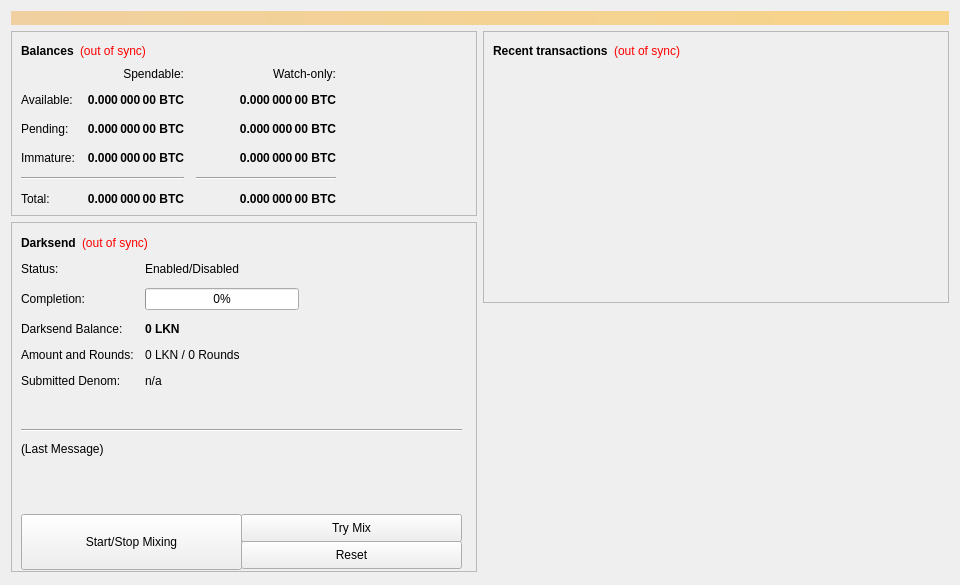
<?xml version="1.0" encoding="UTF-8"?>
<ui version="4.0">
 <class>OverviewPage</class>
 <widget class="QWidget" name="OverviewPage">
  <property name="geometry">
   <rect>
    <x>0</x>
    <y>0</y>
    <width>960</width>
    <height>585</height>
   </rect>
  </property>
  <property name="minimumSize">
   <size>
    <width>960</width>
    <height>0</height>
   </size>
  </property>
  <property name="windowTitle">
   <string>Form</string>
  </property>
  <layout class="QVBoxLayout" name="topLayout">
   <item>
    <widget class="QLabel" name="labelAlerts">
     <property name="visible">
      <bool>false</bool>
     </property>
     <property name="styleSheet">
      <string notr="true">background-color: qlineargradient(x1: 0, y1: 0, x2: 1, y2: 0, stop:0 #F0D0A0, stop:1 #F8D488); color:#000000;</string>
     </property>
     <property name="wordWrap">
      <bool>true</bool>
     </property>
     <property name="margin">
      <number>3</number>
     </property>
    </widget>
   </item>
   <item>
    <layout class="QHBoxLayout" name="horizontalLayout" stretch="1,1">
     <item>
      <layout class="QVBoxLayout" name="verticalLayout_2">
       <item>
        <widget class="QFrame" name="frame">
         <property name="frameShape">
          <enum>QFrame::StyledPanel</enum>
         </property>
         <property name="frameShadow">
          <enum>QFrame::Raised</enum>
         </property>
         <layout class="QVBoxLayout" name="verticalLayout_4">
          <item>
           <layout class="QHBoxLayout" name="horizontalLayout_4">
            <item>
             <widget class="QLabel" name="label_5">
              <property name="font">
               <font>
                <weight>75</weight>
                <bold>true</bold>
               </font>
              </property>
              <property name="text">
               <string>Balances</string>
              </property>
             </widget>
            </item>
            <item>
             <widget class="QLabel" name="labelWalletStatus">
              <property name="cursor">
               <cursorShape>WhatsThisCursor</cursorShape>
              </property>
              <property name="toolTip">
               <string>The displayed information may be out of date. Your wallet automatically synchronizes with the Lkcoin network after a connection is established, but this process has not completed yet.</string>
              </property>
              <property name="styleSheet">
               <string notr="true">QLabel { color: red; }</string>
              </property>
              <property name="text">
               <string notr="true">(out of sync)</string>
              </property>
              <property name="alignment">
               <set>Qt::AlignLeading|Qt::AlignLeft|Qt::AlignVCenter</set>
              </property>
             </widget>
            </item>
            <item>
             <spacer name="horizontalSpacer_3">
              <property name="orientation">
               <enum>Qt::Horizontal</enum>
              </property>
              <property name="sizeHint" stdset="0">
               <size>
                <width>40</width>
                <height>20</height>
               </size>
              </property>
             </spacer>
            </item>
           </layout>
          </item>
          <item>
           <layout class="QGridLayout" name="gridLayout">
            <property name="spacing">
             <number>12</number>
            </property>
            <item row="2" column="2">
             <widget class="QLabel" name="labelWatchPending">
              <property name="font">
               <font>
                <weight>75</weight>
                <bold>true</bold>
               </font>
              </property>
              <property name="cursor">
               <cursorShape>IBeamCursor</cursorShape>
              </property>
              <property name="toolTip">
               <string>Unconfirmed transactions to watch-only addresses</string>
              </property>
              <property name="text">
               <string notr="true">0.000 000 00 BTC</string>
              </property>
              <property name="alignment">
               <set>Qt::AlignRight|Qt::AlignTrailing|Qt::AlignVCenter</set>
              </property>
              <property name="textInteractionFlags">
               <set>Qt::LinksAccessibleByMouse|Qt::TextSelectableByKeyboard|Qt::TextSelectableByMouse</set>
              </property>
             </widget>
            </item>
            <item row="2" column="1">
             <widget class="QLabel" name="labelUnconfirmed">
              <property name="font">
               <font>
                <weight>75</weight>
                <bold>true</bold>
               </font>
              </property>
              <property name="cursor">
               <cursorShape>IBeamCursor</cursorShape>
              </property>
              <property name="toolTip">
               <string>Total of transactions that have yet to be confirmed, and do not yet count toward the spendable balance</string>
              </property>
              <property name="text">
               <string notr="true">0.000 000 00 BTC</string>
              </property>
              <property name="alignment">
               <set>Qt::AlignRight|Qt::AlignTrailing|Qt::AlignVCenter</set>
              </property>
              <property name="textInteractionFlags">
               <set>Qt::LinksAccessibleByMouse|Qt::TextSelectableByKeyboard|Qt::TextSelectableByMouse</set>
              </property>
             </widget>
            </item>
            <item row="3" column="2">
             <widget class="QLabel" name="labelWatchImmature">
              <property name="font">
               <font>
                <weight>75</weight>
                <bold>true</bold>
               </font>
              </property>
              <property name="cursor">
               <cursorShape>IBeamCursor</cursorShape>
              </property>
              <property name="toolTip">
               <string>Mined balance in watch-only addresses that has not yet matured</string>
              </property>
              <property name="text">
               <string notr="true">0.000 000 00 BTC</string>
              </property>
              <property name="alignment">
               <set>Qt::AlignRight|Qt::AlignTrailing|Qt::AlignVCenter</set>
              </property>
              <property name="textInteractionFlags">
               <set>Qt::LinksAccessibleByMouse|Qt::TextSelectableByKeyboard|Qt::TextSelectableByMouse</set>
              </property>
             </widget>
            </item>
            <item row="4" column="0" colspan="2">
             <widget class="Line" name="lineSpendableBalance">
              <property name="orientation">
               <enum>Qt::Horizontal</enum>
              </property>
             </widget>
            </item>
            <item row="4" column="2">
             <widget class="Line" name="lineWatchBalance">
              <property name="sizePolicy">
               <sizepolicy hsizetype="Preferred" vsizetype="Fixed">
                <horstretch>0</horstretch>
                <verstretch>0</verstretch>
               </sizepolicy>
              </property>
              <property name="minimumSize">
               <size>
                <width>140</width>
                <height>0</height>
               </size>
              </property>
              <property name="orientation">
               <enum>Qt::Horizontal</enum>
              </property>
             </widget>
            </item>
            <item row="5" column="0">
             <widget class="QLabel" name="labelTotalText">
              <property name="text">
               <string>Total:</string>
              </property>
             </widget>
            </item>
            <item row="3" column="1">
             <widget class="QLabel" name="labelImmature">
              <property name="font">
               <font>
                <weight>75</weight>
                <bold>true</bold>
               </font>
              </property>
              <property name="cursor">
               <cursorShape>IBeamCursor</cursorShape>
              </property>
              <property name="toolTip">
               <string>Mined balance that has not yet matured</string>
              </property>
              <property name="text">
               <string notr="true">0.000 000 00 BTC</string>
              </property>
              <property name="alignment">
               <set>Qt::AlignRight|Qt::AlignTrailing|Qt::AlignVCenter</set>
              </property>
              <property name="textInteractionFlags">
               <set>Qt::LinksAccessibleByMouse|Qt::TextSelectableByKeyboard|Qt::TextSelectableByMouse</set>
              </property>
             </widget>
            </item>
            <item row="2" column="3">
             <spacer name="horizontalSpacer_2">
              <property name="orientation">
               <enum>Qt::Horizontal</enum>
              </property>
              <property name="sizeHint" stdset="0">
               <size>
                <width>40</width>
                <height>20</height>
               </size>
              </property>
             </spacer>
            </item>
            <item row="3" column="0">
             <widget class="QLabel" name="labelImmatureText">
              <property name="text">
               <string>Immature:</string>
              </property>
             </widget>
            </item>
            <item row="5" column="1">
             <widget class="QLabel" name="labelTotal">
              <property name="font">
               <font>
                <weight>75</weight>
                <bold>true</bold>
               </font>
              </property>
              <property name="cursor">
               <cursorShape>IBeamCursor</cursorShape>
              </property>
              <property name="toolTip">
               <string>Your current total balance</string>
              </property>
              <property name="text">
               <string notr="true">0.000 000 00 BTC</string>
              </property>
              <property name="alignment">
               <set>Qt::AlignRight|Qt::AlignTrailing|Qt::AlignVCenter</set>
              </property>
              <property name="textInteractionFlags">
               <set>Qt::LinksAccessibleByMouse|Qt::TextSelectableByKeyboard|Qt::TextSelectableByMouse</set>
              </property>
             </widget>
            </item>
            <item row="5" column="2">
             <widget class="QLabel" name="labelWatchTotal">
              <property name="font">
               <font>
                <weight>75</weight>
                <bold>true</bold>
               </font>
              </property>
              <property name="cursor">
               <cursorShape>IBeamCursor</cursorShape>
              </property>
              <property name="toolTip">
               <string>Current total balance in watch-only addresses</string>
              </property>
              <property name="text">
               <string notr="true">0.000 000 00 BTC</string>
              </property>
              <property name="alignment">
               <set>Qt::AlignRight|Qt::AlignTrailing|Qt::AlignVCenter</set>
              </property>
              <property name="textInteractionFlags">
               <set>Qt::LinksAccessibleByMouse|Qt::TextSelectableByKeyboard|Qt::TextSelectableByMouse</set>
              </property>
             </widget>
            </item>
            <item row="0" column="2">
             <widget class="QLabel" name="labelWatchonly">
              <property name="text">
               <string>Watch-only:</string>
              </property>
              <property name="alignment">
               <set>Qt::AlignRight|Qt::AlignTrailing|Qt::AlignVCenter</set>
              </property>
             </widget>
            </item>
            <item row="1" column="0">
             <widget class="QLabel" name="labelBalanceText">
              <property name="text">
               <string>Available:</string>
              </property>
             </widget>
            </item>
            <item row="1" column="1">
             <widget class="QLabel" name="labelBalance">
              <property name="font">
               <font>
                <weight>75</weight>
                <bold>true</bold>
               </font>
              </property>
              <property name="cursor">
               <cursorShape>IBeamCursor</cursorShape>
              </property>
              <property name="toolTip">
               <string>Your current spendable balance</string>
              </property>
              <property name="text">
               <string notr="true">0.000 000 00 BTC</string>
              </property>
              <property name="alignment">
               <set>Qt::AlignRight|Qt::AlignTrailing|Qt::AlignVCenter</set>
              </property>
              <property name="textInteractionFlags">
               <set>Qt::LinksAccessibleByMouse|Qt::TextSelectableByKeyboard|Qt::TextSelectableByMouse</set>
              </property>
             </widget>
            </item>
            <item row="1" column="2">
             <widget class="QLabel" name="labelWatchAvailable">
              <property name="font">
               <font>
                <weight>75</weight>
                <bold>true</bold>
               </font>
              </property>
              <property name="cursor">
               <cursorShape>IBeamCursor</cursorShape>
              </property>
              <property name="toolTip">
               <string>Your current balance in watch-only addresses</string>
              </property>
              <property name="text">
               <string notr="true">0.000 000 00 BTC</string>
              </property>
              <property name="alignment">
               <set>Qt::AlignRight|Qt::AlignTrailing|Qt::AlignVCenter</set>
              </property>
              <property name="textInteractionFlags">
               <set>Qt::LinksAccessibleByMouse|Qt::TextSelectableByKeyboard|Qt::TextSelectableByMouse</set>
              </property>
             </widget>
            </item>
            <item row="2" column="0">
             <widget class="QLabel" name="labelPendingText">
              <property name="text">
               <string>Pending:</string>
              </property>
             </widget>
            </item>
            <item row="0" column="1">
             <widget class="QLabel" name="labelSpendable">
              <property name="text">
               <string>Spendable:</string>
              </property>
              <property name="alignment">
               <set>Qt::AlignRight|Qt::AlignTrailing|Qt::AlignVCenter</set>
              </property>
             </widget>
            </item>
           </layout>
          </item>
         </layout>
        </widget>
       </item>
       <item>
        <widget class="QFrame" name="frameDarksend">
         <property name="minimumSize">
          <size>
           <width>0</width>
           <height>350</height>
          </size>
         </property>
         <property name="layoutDirection">
          <enum>Qt::LeftToRight</enum>
         </property>
         <property name="frameShape">
          <enum>QFrame::StyledPanel</enum>
         </property>
         <property name="frameShadow">
          <enum>QFrame::Raised</enum>
         </property>
         <widget class="QWidget" name="formLayoutWidget">
          <property name="geometry">
           <rect>
            <x>10</x>
            <y>40</y>
            <width>451</width>
            <height>161</height>
           </rect>
          </property>
          <layout class="QFormLayout" name="formLayout">
           <property name="fieldGrowthPolicy">
            <enum>QFormLayout::AllNonFixedFieldsGrow</enum>
           </property>
           <property name="horizontalSpacing">
            <number>11</number>
           </property>
           <property name="verticalSpacing">
            <number>12</number>
           </property>
           <item row="0" column="0">
            <widget class="QLabel" name="label_6">
             <property name="text">
              <string>Status:</string>
             </property>
            </widget>
           </item>
           <item row="1" column="0">
            <widget class="QLabel" name="label_7">
             <property name="text">
              <string>Completion:</string>
             </property>
            </widget>
           </item>
           <item row="1" column="1">
            <widget class="QProgressBar" name="darksendProgress">
             <property name="maximumSize">
              <size>
               <width>154</width>
               <height>16777215</height>
              </size>
             </property>
             <property name="value">
              <number>0</number>
             </property>
            </widget>
           </item>
           <item row="2" column="0">
            <widget class="QLabel" name="labelAnonymizedText">
             <property name="text">
              <string>Darksend Balance:</string>
             </property>
            </widget>
           </item>
           <item row="2" column="1">
            <widget class="QLabel" name="labelAnonymized">
             <property name="font">
              <font>
               <weight>75</weight>
               <bold>true</bold>
              </font>
             </property>
             <property name="text">
              <string notr="true">0 LKN</string>
             </property>
            </widget>
           </item>
           <item row="3" column="0">
            <widget class="QLabel" name="label_8">
             <property name="text">
              <string>Amount and Rounds:</string>
             </property>
            </widget>
           </item>
           <item row="3" column="1">
            <widget class="QLabel" name="labelAmountRounds">
             <property name="text">
              <string>0 LKN / 0 Rounds</string>
             </property>
            </widget>
           </item>
           <item row="4" column="0">
            <widget class="QLabel" name="label_9">
             <property name="text">
              <string>Submitted Denom:</string>
             </property>
            </widget>
           </item>
           <item row="4" column="1">
            <widget class="QLabel" name="labelSubmittedDenom">
             <property name="toolTip">
              <string>The denominations you submitted to the Masternode.&lt;br&gt;To mix, other users must submit the exact same denominations.</string>
             </property>
             <property name="text">
              <string>n/a</string>
             </property>
            </widget>
           </item>
           <item row="0" column="1">
            <widget class="QLabel" name="darksendEnabled">
             <property name="text">
              <string>Enabled/Disabled</string>
             </property>
            </widget>
           </item>
          </layout>
         </widget>
         <widget class="QPushButton" name="runAutoDenom">
          <property name="geometry">
           <rect>
            <x>251</x>
            <y>17</y>
            <width>1</width>
            <height>1</height>
           </rect>
          </property>
          <property name="palette">
           <palette>
            <active>
             <colorrole role="WindowText">
              <brush brushstyle="SolidPattern">
               <color alpha="255">
                <red>0</red>
                <green>0</green>
                <blue>0</blue>
               </color>
              </brush>
             </colorrole>
             <colorrole role="Button">
              <brush brushstyle="SolidPattern">
               <color alpha="255">
                <red>239</red>
                <green>238</green>
                <blue>238</blue>
               </color>
              </brush>
             </colorrole>
             <colorrole role="Light">
              <brush brushstyle="SolidPattern">
               <color alpha="255">
                <red>255</red>
                <green>255</green>
                <blue>255</blue>
               </color>
              </brush>
             </colorrole>
             <colorrole role="Midlight">
              <brush brushstyle="SolidPattern">
               <color alpha="255">
                <red>247</red>
                <green>246</green>
                <blue>246</blue>
               </color>
              </brush>
             </colorrole>
             <colorrole role="Dark">
              <brush brushstyle="SolidPattern">
               <color alpha="255">
                <red>119</red>
                <green>119</green>
                <blue>119</blue>
               </color>
              </brush>
             </colorrole>
             <colorrole role="Mid">
              <brush brushstyle="SolidPattern">
               <color alpha="255">
                <red>159</red>
                <green>159</green>
                <blue>159</blue>
               </color>
              </brush>
             </colorrole>
             <colorrole role="Text">
              <brush brushstyle="SolidPattern">
               <color alpha="255">
                <red>0</red>
                <green>0</green>
                <blue>0</blue>
               </color>
              </brush>
             </colorrole>
             <colorrole role="BrightText">
              <brush brushstyle="SolidPattern">
               <color alpha="255">
                <red>255</red>
                <green>255</green>
                <blue>255</blue>
               </color>
              </brush>
             </colorrole>
             <colorrole role="ButtonText">
              <brush brushstyle="SolidPattern">
               <color alpha="255">
                <red>0</red>
                <green>0</green>
                <blue>0</blue>
               </color>
              </brush>
             </colorrole>
             <colorrole role="Base">
              <brush brushstyle="SolidPattern">
               <color alpha="255">
                <red>255</red>
                <green>255</green>
                <blue>255</blue>
               </color>
              </brush>
             </colorrole>
             <colorrole role="Window">
              <brush brushstyle="SolidPattern">
               <color alpha="255">
                <red>239</red>
                <green>238</green>
                <blue>238</blue>
               </color>
              </brush>
             </colorrole>
             <colorrole role="Shadow">
              <brush brushstyle="SolidPattern">
               <color alpha="255">
                <red>0</red>
                <green>0</green>
                <blue>0</blue>
               </color>
              </brush>
             </colorrole>
             <colorrole role="AlternateBase">
              <brush brushstyle="SolidPattern">
               <color alpha="255">
                <red>247</red>
                <green>246</green>
                <blue>246</blue>
               </color>
              </brush>
             </colorrole>
             <colorrole role="ToolTipBase">
              <brush brushstyle="SolidPattern">
               <color alpha="255">
                <red>255</red>
                <green>255</green>
                <blue>220</blue>
               </color>
              </brush>
             </colorrole>
             <colorrole role="ToolTipText">
              <brush brushstyle="SolidPattern">
               <color alpha="255">
                <red>0</red>
                <green>0</green>
                <blue>0</blue>
               </color>
              </brush>
             </colorrole>
            </active>
            <inactive>
             <colorrole role="WindowText">
              <brush brushstyle="SolidPattern">
               <color alpha="255">
                <red>0</red>
                <green>0</green>
                <blue>0</blue>
               </color>
              </brush>
             </colorrole>
             <colorrole role="Button">
              <brush brushstyle="SolidPattern">
               <color alpha="255">
                <red>239</red>
                <green>238</green>
                <blue>238</blue>
               </color>
              </brush>
             </colorrole>
             <colorrole role="Light">
              <brush brushstyle="SolidPattern">
               <color alpha="255">
                <red>255</red>
                <green>255</green>
                <blue>255</blue>
               </color>
              </brush>
             </colorrole>
             <colorrole role="Midlight">
              <brush brushstyle="SolidPattern">
               <color alpha="255">
                <red>247</red>
                <green>246</green>
                <blue>246</blue>
               </color>
              </brush>
             </colorrole>
             <colorrole role="Dark">
              <brush brushstyle="SolidPattern">
               <color alpha="255">
                <red>119</red>
                <green>119</green>
                <blue>119</blue>
               </color>
              </brush>
             </colorrole>
             <colorrole role="Mid">
              <brush brushstyle="SolidPattern">
               <color alpha="255">
                <red>159</red>
                <green>159</green>
                <blue>159</blue>
               </color>
              </brush>
             </colorrole>
             <colorrole role="Text">
              <brush brushstyle="SolidPattern">
               <color alpha="255">
                <red>0</red>
                <green>0</green>
                <blue>0</blue>
               </color>
              </brush>
             </colorrole>
             <colorrole role="BrightText">
              <brush brushstyle="SolidPattern">
               <color alpha="255">
                <red>255</red>
                <green>255</green>
                <blue>255</blue>
               </color>
              </brush>
             </colorrole>
             <colorrole role="ButtonText">
              <brush brushstyle="SolidPattern">
               <color alpha="255">
                <red>0</red>
                <green>0</green>
                <blue>0</blue>
               </color>
              </brush>
             </colorrole>
             <colorrole role="Base">
              <brush brushstyle="SolidPattern">
               <color alpha="255">
                <red>255</red>
                <green>255</green>
                <blue>255</blue>
               </color>
              </brush>
             </colorrole>
             <colorrole role="Window">
              <brush brushstyle="SolidPattern">
               <color alpha="255">
                <red>239</red>
                <green>238</green>
                <blue>238</blue>
               </color>
              </brush>
             </colorrole>
             <colorrole role="Shadow">
              <brush brushstyle="SolidPattern">
               <color alpha="255">
                <red>0</red>
                <green>0</green>
                <blue>0</blue>
               </color>
              </brush>
             </colorrole>
             <colorrole role="AlternateBase">
              <brush brushstyle="SolidPattern">
               <color alpha="255">
                <red>247</red>
                <green>246</green>
                <blue>246</blue>
               </color>
              </brush>
             </colorrole>
             <colorrole role="ToolTipBase">
              <brush brushstyle="SolidPattern">
               <color alpha="255">
                <red>255</red>
                <green>255</green>
                <blue>220</blue>
               </color>
              </brush>
             </colorrole>
             <colorrole role="ToolTipText">
              <brush brushstyle="SolidPattern">
               <color alpha="255">
                <red>0</red>
                <green>0</green>
                <blue>0</blue>
               </color>
              </brush>
             </colorrole>
            </inactive>
            <disabled>
             <colorrole role="WindowText">
              <brush brushstyle="SolidPattern">
               <color alpha="255">
                <red>119</red>
                <green>119</green>
                <blue>119</blue>
               </color>
              </brush>
             </colorrole>
             <colorrole role="Button">
              <brush brushstyle="SolidPattern">
               <color alpha="255">
                <red>239</red>
                <green>238</green>
                <blue>238</blue>
               </color>
              </brush>
             </colorrole>
             <colorrole role="Light">
              <brush brushstyle="SolidPattern">
               <color alpha="255">
                <red>255</red>
                <green>255</green>
                <blue>255</blue>
               </color>
              </brush>
             </colorrole>
             <colorrole role="Midlight">
              <brush brushstyle="SolidPattern">
               <color alpha="255">
                <red>247</red>
                <green>246</green>
                <blue>246</blue>
               </color>
              </brush>
             </colorrole>
             <colorrole role="Dark">
              <brush brushstyle="SolidPattern">
               <color alpha="255">
                <red>119</red>
                <green>119</green>
                <blue>119</blue>
               </color>
              </brush>
             </colorrole>
             <colorrole role="Mid">
              <brush brushstyle="SolidPattern">
               <color alpha="255">
                <red>159</red>
                <green>159</green>
                <blue>159</blue>
               </color>
              </brush>
             </colorrole>
             <colorrole role="Text">
              <brush brushstyle="SolidPattern">
               <color alpha="255">
                <red>119</red>
                <green>119</green>
                <blue>119</blue>
               </color>
              </brush>
             </colorrole>
             <colorrole role="BrightText">
              <brush brushstyle="SolidPattern">
               <color alpha="255">
                <red>255</red>
                <green>255</green>
                <blue>255</blue>
               </color>
              </brush>
             </colorrole>
             <colorrole role="ButtonText">
              <brush brushstyle="SolidPattern">
               <color alpha="255">
                <red>119</red>
                <green>119</green>
                <blue>119</blue>
               </color>
              </brush>
             </colorrole>
             <colorrole role="Base">
              <brush brushstyle="SolidPattern">
               <color alpha="255">
                <red>239</red>
                <green>238</green>
                <blue>238</blue>
               </color>
              </brush>
             </colorrole>
             <colorrole role="Window">
              <brush brushstyle="SolidPattern">
               <color alpha="255">
                <red>239</red>
                <green>238</green>
                <blue>238</blue>
               </color>
              </brush>
             </colorrole>
             <colorrole role="Shadow">
              <brush brushstyle="SolidPattern">
               <color alpha="255">
                <red>0</red>
                <green>0</green>
                <blue>0</blue>
               </color>
              </brush>
             </colorrole>
             <colorrole role="AlternateBase">
              <brush brushstyle="SolidPattern">
               <color alpha="255">
                <red>239</red>
                <green>238</green>
                <blue>238</blue>
               </color>
              </brush>
             </colorrole>
             <colorrole role="ToolTipBase">
              <brush brushstyle="SolidPattern">
               <color alpha="255">
                <red>255</red>
                <green>255</green>
                <blue>220</blue>
               </color>
              </brush>
             </colorrole>
             <colorrole role="ToolTipText">
              <brush brushstyle="SolidPattern">
               <color alpha="255">
                <red>0</red>
                <green>0</green>
                <blue>0</blue>
               </color>
              </brush>
             </colorrole>
            </disabled>
           </palette>
          </property>
          <property name="focusPolicy">
           <enum>Qt::NoFocus</enum>
          </property>
          <property name="autoFillBackground">
           <bool>true</bool>
          </property>
          <property name="text">
           <string/>
          </property>
          <property name="flat">
           <bool>true</bool>
          </property>
         </widget>
         <widget class="QPushButton" name="toggleDarksend">
          <property name="geometry">
           <rect>
            <x>10</x>
            <y>292</y>
            <width>221</width>
            <height>56</height>
           </rect>
          </property>
          <property name="sizePolicy">
           <sizepolicy hsizetype="MinimumExpanding" vsizetype="Fixed">
            <horstretch>0</horstretch>
            <verstretch>0</verstretch>
           </sizepolicy>
          </property>
          <property name="text">
           <string>Start/Stop Mixing</string>
          </property>
         </widget>
         <widget class="Line" name="lineLastMessage">
          <property name="geometry">
           <rect>
            <x>10</x>
            <y>200</y>
            <width>441</width>
            <height>16</height>
           </rect>
          </property>
          <property name="orientation">
           <enum>Qt::Horizontal</enum>
          </property>
         </widget>
         <widget class="QLabel" name="darksendStatus">
          <property name="geometry">
           <rect>
            <x>10</x>
            <y>220</y>
            <width>451</width>
            <height>61</height>
           </rect>
          </property>
          <property name="minimumSize">
           <size>
            <width>288</width>
            <height>43</height>
           </size>
          </property>
          <property name="text">
           <string>(Last Message)</string>
          </property>
          <property name="alignment">
           <set>Qt::AlignLeading|Qt::AlignLeft|Qt::AlignTop</set>
          </property>
          <property name="wordWrap">
           <bool>true</bool>
          </property>
         </widget>
         <widget class="QPushButton" name="darksendAuto">
          <property name="geometry">
           <rect>
            <x>230</x>
            <y>292</y>
            <width>221</width>
            <height>28</height>
           </rect>
          </property>
          <property name="sizePolicy">
           <sizepolicy hsizetype="MinimumExpanding" vsizetype="Fixed">
            <horstretch>0</horstretch>
            <verstretch>0</verstretch>
           </sizepolicy>
          </property>
          <property name="toolTip">
           <string>Try to manually submit a Darksend request.</string>
          </property>
          <property name="text">
           <string>Try Mix</string>
          </property>
         </widget>
         <widget class="QPushButton" name="darksendReset">
          <property name="geometry">
           <rect>
            <x>230</x>
            <y>319</y>
            <width>221</width>
            <height>28</height>
           </rect>
          </property>
          <property name="sizePolicy">
           <sizepolicy hsizetype="MinimumExpanding" vsizetype="Fixed">
            <horstretch>0</horstretch>
            <verstretch>0</verstretch>
           </sizepolicy>
          </property>
          <property name="toolTip">
           <string>Reset the current status of Darksend (can interrupt Darksend if it's in the process of Mixing, which can cost you money!)</string>
          </property>
          <property name="autoFillBackground">
           <bool>false</bool>
          </property>
          <property name="text">
           <string>Reset</string>
          </property>
         </widget>
         <widget class="QWidget" name="layoutWidget">
          <property name="geometry">
           <rect>
            <x>10</x>
            <y>10</y>
            <width>431</width>
            <height>22</height>
           </rect>
          </property>
          <layout class="QHBoxLayout" name="horizontalLayout_5">
           <item>
            <widget class="QLabel" name="label_2">
             <property name="font">
              <font>
               <weight>75</weight>
               <bold>true</bold>
              </font>
             </property>
             <property name="text">
              <string>Darksend</string>
             </property>
            </widget>
           </item>
           <item>
            <widget class="QLabel" name="labelDarksendSyncStatus">
             <property name="toolTip">
              <string>The displayed information may be out of date. Your wallet automatically synchronizes with the Lkcoin network after a connection is established, but this process has not completed yet.</string>
             </property>
             <property name="styleSheet">
              <string notr="true">QLabel { color: red; }</string>
             </property>
             <property name="text">
              <string notr="true">(out of sync)</string>
             </property>
             <property name="alignment">
              <set>Qt::AlignLeading|Qt::AlignLeft|Qt::AlignVCenter</set>
             </property>
            </widget>
           </item>
           <item>
            <spacer name="horizontalSpacer_4">
             <property name="orientation">
              <enum>Qt::Horizontal</enum>
             </property>
             <property name="sizeHint" stdset="0">
              <size>
               <width>40</width>
               <height>20</height>
              </size>
             </property>
            </spacer>
           </item>
          </layout>
         </widget>
        </widget>
       </item>
       <item>
        <spacer name="verticalSpacer">
         <property name="orientation">
          <enum>Qt::Vertical</enum>
         </property>
         <property name="sizeHint" stdset="0">
          <size>
           <width>20</width>
           <height>40</height>
          </size>
         </property>
        </spacer>
       </item>
      </layout>
     </item>
     <item>
      <layout class="QVBoxLayout" name="verticalLayout_3">
       <item>
        <widget class="QFrame" name="frame_2">
         <property name="frameShape">
          <enum>QFrame::StyledPanel</enum>
         </property>
         <property name="frameShadow">
          <enum>QFrame::Raised</enum>
         </property>
         <layout class="QVBoxLayout" name="verticalLayout">
          <item>
           <layout class="QHBoxLayout" name="horizontalLayout_2">
            <item>
             <widget class="QLabel" name="label_4">
              <property name="font">
               <font>
                <weight>75</weight>
                <bold>true</bold>
               </font>
              </property>
              <property name="text">
               <string>Recent transactions</string>
              </property>
             </widget>
            </item>
            <item>
             <widget class="QLabel" name="labelTransactionsStatus">
              <property name="cursor">
               <cursorShape>WhatsThisCursor</cursorShape>
              </property>
              <property name="toolTip">
               <string>The displayed information may be out of date. Your wallet automatically synchronizes with the Lkcoin network after a connection is established, but this process has not completed yet.</string>
              </property>
              <property name="styleSheet">
               <string notr="true">QLabel { color: red; }</string>
              </property>
              <property name="text">
               <string notr="true">(out of sync)</string>
              </property>
              <property name="alignment">
               <set>Qt::AlignRight|Qt::AlignTrailing|Qt::AlignVCenter</set>
              </property>
             </widget>
            </item>
            <item>
             <spacer name="horizontalSpacer">
              <property name="orientation">
               <enum>Qt::Horizontal</enum>
              </property>
              <property name="sizeHint" stdset="0">
               <size>
                <width>40</width>
                <height>20</height>
               </size>
              </property>
             </spacer>
            </item>
           </layout>
          </item>
          <item>
           <widget class="QListView" name="listTransactions">
            <property name="styleSheet">
             <string notr="true">QListView { background: transparent; }</string>
            </property>
            <property name="frameShape">
             <enum>QFrame::NoFrame</enum>
            </property>
            <property name="verticalScrollBarPolicy">
             <enum>Qt::ScrollBarAlwaysOff</enum>
            </property>
            <property name="horizontalScrollBarPolicy">
             <enum>Qt::ScrollBarAlwaysOff</enum>
            </property>
            <property name="selectionMode">
             <enum>QAbstractItemView::NoSelection</enum>
            </property>
           </widget>
          </item>
         </layout>
        </widget>
       </item>
       <item>
        <spacer name="verticalSpacer_2">
         <property name="orientation">
          <enum>Qt::Vertical</enum>
         </property>
         <property name="sizeHint" stdset="0">
          <size>
           <width>20</width>
           <height>40</height>
          </size>
         </property>
        </spacer>
       </item>
      </layout>
     </item>
    </layout>
   </item>
  </layout>
 </widget>
 <resources/>
 <connections/>
</ui>
